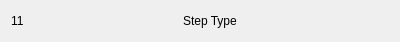
<?xml version="1.0" encoding="UTF-8"?>
<ui version="4.0">
 <class>ProofTreeNodeView</class>
 <widget class="QWidget" name="ProofTreeNodeView">
  <property name="geometry">
   <rect>
    <x>0</x>
    <y>0</y>
    <width>400</width>
    <height>42</height>
   </rect>
  </property>
  <property name="windowTitle">
   <string>Form</string>
  </property>
  <layout class="QHBoxLayout" name="horizontalLayout">
   <item>
    <widget class="QLabel" name="label_number">
     <property name="text">
      <string>11</string>
     </property>
    </widget>
   </item>
   <item>
    <spacer name="horizontalSpacer">
     <property name="orientation">
      <enum>Qt::Horizontal</enum>
     </property>
     <property name="sizeHint" stdset="0">
      <size>
       <width>140</width>
       <height>17</height>
      </size>
     </property>
    </spacer>
   </item>
   <item>
    <widget class="QLabel" name="label_step">
     <property name="text">
      <string>Step Type</string>
     </property>
    </widget>
   </item>
   <item>
    <spacer name="horizontalSpacer_2">
     <property name="orientation">
      <enum>Qt::Horizontal</enum>
     </property>
     <property name="sizeHint" stdset="0">
      <size>
       <width>139</width>
       <height>17</height>
      </size>
     </property>
    </spacer>
   </item>
  </layout>
 </widget>
 <resources/>
 <connections/>
</ui>
